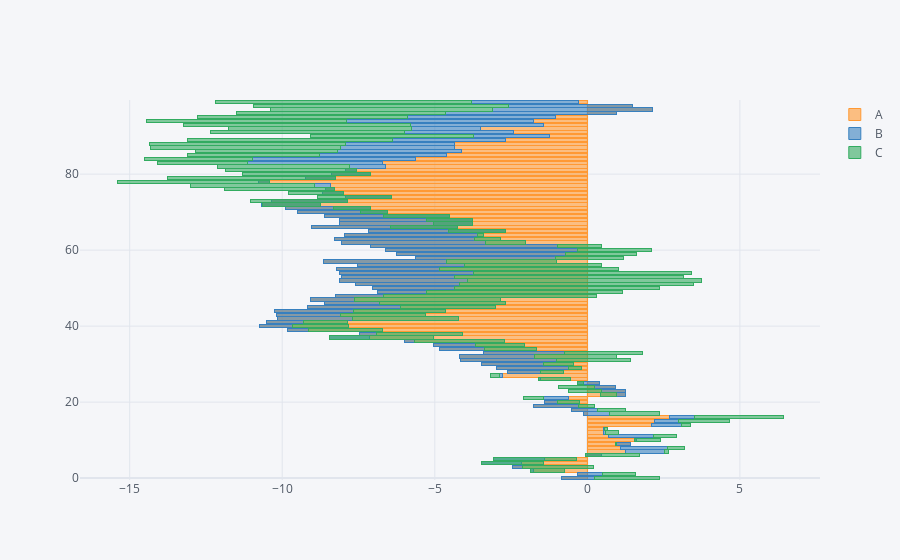

This figure's notebook cell:
### Code cell
df.iplot(kind='barh',bargap=None,barmode='stack')
